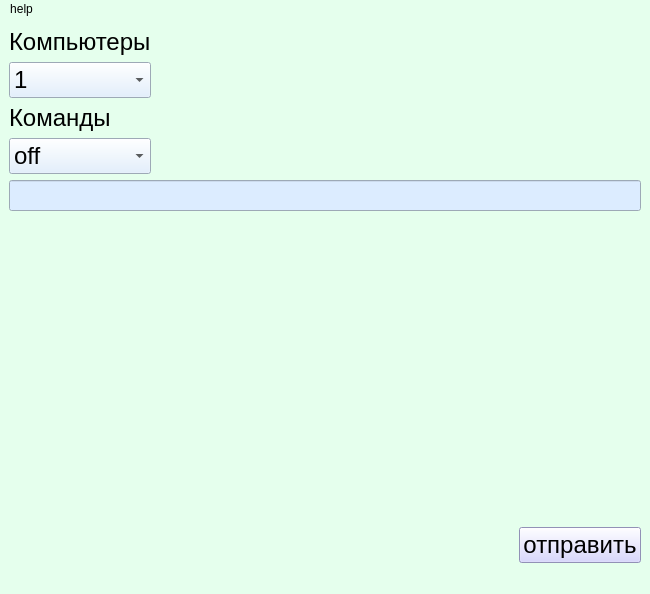
<?xml version="1.0" encoding="UTF-8"?>
<ui version="4.0">
 <class>MainWindow</class>
 <widget class="QMainWindow" name="MainWindow">
  <property name="geometry">
   <rect>
    <x>0</x>
    <y>0</y>
    <width>650</width>
    <height>594</height>
   </rect>
  </property>
  <property name="windowTitle">
   <string>MainWindow</string>
  </property>
  <property name="styleSheet">
   <string notr="true">background:rgb(229, 255, 237)</string>
  </property>
  <widget class="QWidget" name="centralwidget">
   <layout class="QVBoxLayout" name="verticalLayout_3">
    <item>
     <layout class="QVBoxLayout" name="verticalLayout_2">
      <item>
       <layout class="QHBoxLayout" name="horizontalLayout_2">
        <item>
         <layout class="QVBoxLayout" name="verticalLayout">
          <item>
           <widget class="QLabel" name="label">
            <property name="font">
             <font>
              <pointsize>18</pointsize>
             </font>
            </property>
            <property name="styleSheet">
             <string notr="true"/>
            </property>
            <property name="text">
             <string>Компьютеры</string>
            </property>
           </widget>
          </item>
          <item>
           <widget class="QComboBox" name="comboBox">
            <property name="font">
             <font>
              <pointsize>18</pointsize>
             </font>
            </property>
            <property name="styleSheet">
             <string notr="true">background-color:rgb(220, 236, 255);
color:black;
</string>
            </property>
            <item>
             <property name="text">
              <string>1</string>
             </property>
            </item>
            <item>
             <property name="text">
              <string>2</string>
             </property>
            </item>
            <item>
             <property name="text">
              <string>3</string>
             </property>
            </item>
            <item>
             <property name="text">
              <string>4</string>
             </property>
            </item>
            <item>
             <property name="text">
              <string>5</string>
             </property>
            </item>
            <item>
             <property name="text">
              <string>6</string>
             </property>
            </item>
            <item>
             <property name="text">
              <string>7</string>
             </property>
            </item>
            <item>
             <property name="text">
              <string>8</string>
             </property>
            </item>
            <item>
             <property name="text">
              <string>9</string>
             </property>
            </item>
            <item>
             <property name="text">
              <string>10</string>
             </property>
            </item>
            <item>
             <property name="text">
              <string>All</string>
             </property>
            </item>
           </widget>
          </item>
          <item>
           <widget class="QLabel" name="label_2">
            <property name="font">
             <font>
              <pointsize>18</pointsize>
             </font>
            </property>
            <property name="text">
             <string>Команды</string>
            </property>
           </widget>
          </item>
          <item>
           <widget class="QComboBox" name="comL">
            <property name="font">
             <font>
              <pointsize>18</pointsize>
             </font>
            </property>
            <property name="styleSheet">
             <string notr="true">background-color:rgb(220, 236, 255);
color:black;</string>
            </property>
            <item>
             <property name="text">
              <string>off</string>
             </property>
            </item>
            <item>
             <property name="text">
              <string>close</string>
             </property>
            </item>
            <item>
             <property name="text">
              <string>app_off</string>
             </property>
            </item>
            <item>
             <property name="text">
              <string>app_on</string>
             </property>
            </item>
            <item>
             <property name="text">
              <string>rpl </string>
             </property>
            </item>
            <item>
             <property name="text">
              <string>cmd </string>
             </property>
            </item>
            <item>
             <property name="text">
              <string>sd </string>
             </property>
            </item>
            <item>
             <property name="text">
              <string>csd </string>
             </property>
            </item>
            <item>
             <property name="text">
              <string>script</string>
             </property>
            </item>
           </widget>
          </item>
         </layout>
        </item>
        <item>
         <spacer name="horizontalSpacer_2">
          <property name="orientation">
           <enum>Qt::Horizontal</enum>
          </property>
          <property name="sizeHint" stdset="0">
           <size>
            <width>418</width>
            <height>20</height>
           </size>
          </property>
         </spacer>
        </item>
       </layout>
      </item>
      <item>
       <widget class="QLineEdit" name="line">
        <property name="font">
         <font>
          <pointsize>14</pointsize>
         </font>
        </property>
        <property name="styleSheet">
         <string notr="true">background-color:rgb(220, 236, 255);</string>
        </property>
       </widget>
      </item>
     </layout>
    </item>
    <item>
     <spacer name="verticalSpacer">
      <property name="orientation">
       <enum>Qt::Vertical</enum>
      </property>
      <property name="sizeHint" stdset="0">
       <size>
        <width>20</width>
        <height>294</height>
       </size>
      </property>
     </spacer>
    </item>
    <item>
     <layout class="QHBoxLayout" name="horizontalLayout">
      <item>
       <spacer name="horizontalSpacer">
        <property name="orientation">
         <enum>Qt::Horizontal</enum>
        </property>
        <property name="sizeHint" stdset="0">
         <size>
          <width>532</width>
          <height>20</height>
         </size>
        </property>
       </spacer>
      </item>
      <item>
       <widget class="QPushButton" name="okB">
        <property name="font">
         <font>
          <pointsize>18</pointsize>
         </font>
        </property>
        <property name="styleSheet">
         <string notr="true">background-color:rgb(205, 203, 255)</string>
        </property>
        <property name="text">
         <string>отправить</string>
        </property>
       </widget>
      </item>
     </layout>
    </item>
   </layout>
  </widget>
  <widget class="QStatusBar" name="statusbar"/>
  <widget class="QMenuBar" name="menubar">
   <property name="geometry">
    <rect>
     <x>0</x>
     <y>0</y>
     <width>650</width>
     <height>21</height>
    </rect>
   </property>
   <widget class="QMenu" name="menuhelp_2">
    <property name="title">
     <string>help</string>
    </property>
    <widget class="QMenu" name="menu2">
     <property name="title">
      <string>2) Команды:</string>
     </property>
     <widget class="QMenu" name="menurpl">
      <property name="title">
       <string>rpl (файл) (папка) - перемещает файл в заданную папку.</string>
      </property>
      <addaction name="action_rpl_E_floader_text_txt_C_Users_User_floader"/>
     </widget>
     <widget class="QMenu" name="menucmd">
      <property name="title">
       <string>cmd команда - выполняет команду на компьютере ученика.</string>
      </property>
      <addaction name="action_cmd_notepad_exe"/>
     </widget>
     <addaction name="actionoff"/>
     <addaction name="actionclose"/>
     <addaction name="actionapp_off"/>
     <addaction name="actionapp_on"/>
     <addaction name="menurpl"/>
     <addaction name="menucmd"/>
     <addaction name="actionsd"/>
     <addaction name="action_sd"/>
     <addaction name="actionscript"/>
    </widget>
    <addaction name="separator"/>
    <addaction name="action1_quot_quot"/>
    <addaction name="menu2"/>
   </widget>
   <addaction name="menuhelp_2"/>
  </widget>
  <action name="actionhelp">
   <property name="text">
    <string>help</string>
   </property>
  </action>
  <action name="action1_2_off_close_app_off_app_on_rpl_n_E_floader_text_txt_C_Users_User_floader_cmd_n_cmd_notepad_exe_sd_sd">
   <property name="text">
    <string>1) Все сообщения, кроме команд, должны начинаться с \&quot;!\&quot;
2) Команды:
off - выключает компьютер
close - закрывает вкладку которая на данный момент открыта
app_off имя программы - запрещает доступ к данной программе
app_on имя программы - разрешает доступ к данной программе
rpl (файл) (папка) - перемещает файл в заданную папку.\n Например: E:/floader/text.txt C:/Users/User/floader
cmd команда - выполняет команду на компьютере ученика.\n Например cmd notepad.exe (открывает блокнот)
sd команда - включает демонстрацию экрана учительского экрана ученику
сsd команда - выключает демонстрацию экрана учительского экрана ученику</string>
   </property>
   <property name="shortcutContext">
    <enum>Qt::WidgetShortcut</enum>
   </property>
  </action>
  <action name="actionn">
   <property name="text">
    <string>n</string>
   </property>
  </action>
  <action name="actioni">
   <property name="text">
    <string>i</string>
   </property>
  </action>
  <action name="actiong">
   <property name="text">
    <string>g</string>
   </property>
  </action>
  <action name="actiong_2">
   <property name="text">
    <string>g</string>
   </property>
  </action>
  <action name="actiona">
   <property name="text">
    <string>a</string>
   </property>
  </action>
  <action name="action1_quot_quot">
   <property name="text">
    <string>1) Все сообщения, кроме команд, должны начинаться с \&amp;quot;!\&amp;quot;</string>
   </property>
  </action>
  <action name="actionoff">
   <property name="text">
    <string>off - выключает компьютер</string>
   </property>
  </action>
  <action name="actionclose">
   <property name="text">
    <string>close - закрывает вкладку которая на данный момент открыта</string>
   </property>
  </action>
  <action name="actionapp_off">
   <property name="text">
    <string>app_off имя программы - запрещает доступ к данной программе</string>
   </property>
  </action>
  <action name="actionapp_on">
   <property name="text">
    <string>app_on имя программы - разрешает доступ к данной программе</string>
   </property>
  </action>
  <action name="action_rpl_E_floader_text_txt_C_Users_User_floader">
   <property name="text">
    <string>Например: rpl E:/floader/text.txt C:/Users/User/floader</string>
   </property>
  </action>
  <action name="action_cmd_notepad_exe">
   <property name="text">
    <string>Например cmd notepad.exe (открывает блокнот)</string>
   </property>
  </action>
  <action name="actionsd">
   <property name="text">
    <string>sd команда - включает демонстрацию экрана учительского экрана ученику</string>
   </property>
  </action>
  <action name="action_sd">
   <property name="text">
    <string>сsd команда - выключает демонстрацию экрана учительского экрана ученику</string>
   </property>
  </action>
  <action name="actionscript">
   <property name="text">
    <string>script</string>
   </property>
  </action>
 </widget>
 <resources/>
 <connections/>
</ui>
